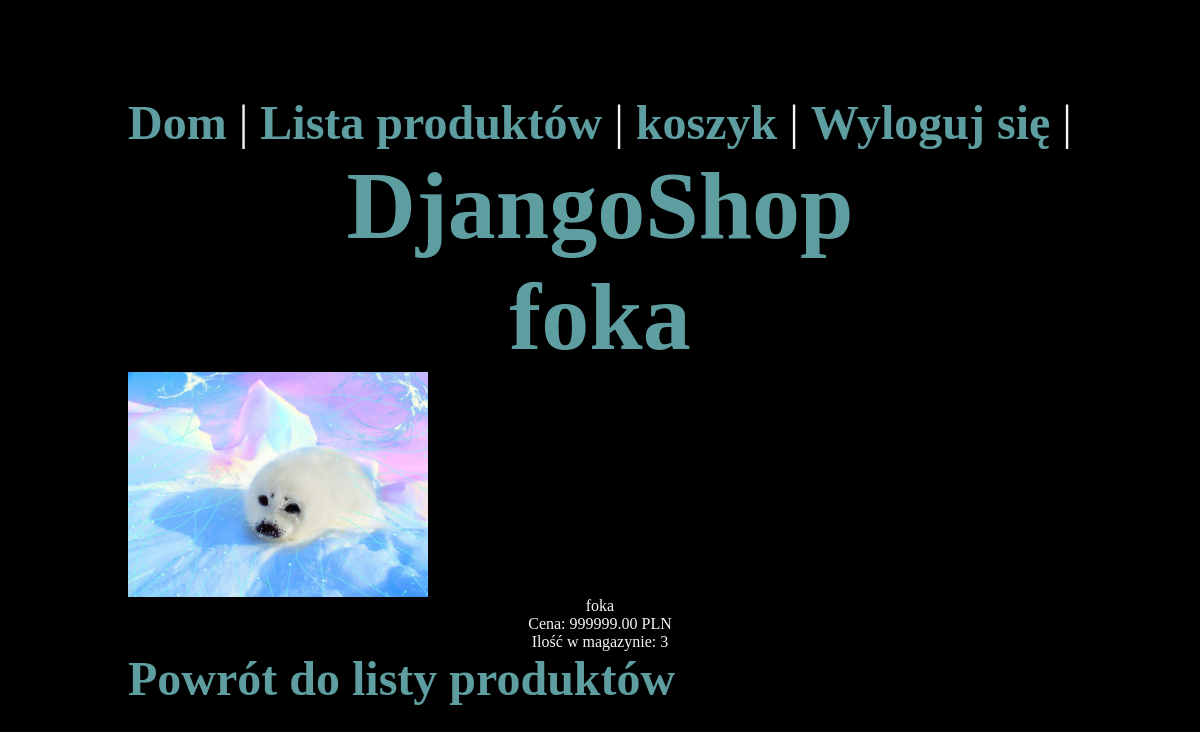
The app's page /products/product/1/ (signed in) with its own data.
### products/models.py (models this page shows, shortened)
class Product(models.Model):
    name = models.CharField(max_length=255)
    description = models.TextField()
    price = models.DecimalField(max_digits=10, decimal_places=2)
    stock = models.PositiveIntegerField(default=0)  # Liczba dostępnych produktów
    image = models.ImageField(default='fallback.jpg', blank=True)
    created_at = models.DateTimeField(auto_now_add=True)
    updated_at = models.DateTimeField(auto_now=True)

### products/views.py (the view)
# urls.py: path('product/<int:pk>/', views.product_detail, name='product_detail'),
def product_detail(request, pk):
    product = get_object_or_404(Product, pk=pk)
    return render(request, 'products/product_detail.html', {'product': product})

### products/templates/products/product_detail.html
{% extends 'base.html' %}
{% load static %}
{% block content %}
  <link rel="stylesheet" href="{%static 'css/style.css'%}">
  <h1>{{ product.name }}</h1>
  <img
  class="image"
  src="{{ product.image.url }}"
  alt="{{ product.name }}"
  />
  <p>{{ product.description }}</p>
  <p>Cena: {{ product.price }} PLN</p>
  <p>Ilość w magazynie: {{ product.stock }}</p>
  <a href="{% url 'products:product_list_client' %}">Powrót do listy produktów</a>
{% endblock %}

### static/css/style.css (style rules this page uses)
* { margin: 0; padding: 0; box-sizing: border-box; }
body { min-height: 100vh; display: grid; place-content: center; font-size: 3rem; background-color: black; color:whitesmoke; }
h1, p { text-align: center; }
p { font-size: 1rem; }
h1 { color:cadetblue; }
a { color:cadetblue; text-decoration: none; font-weight: bold; }
.image { display: block; width: 100%; max-width: 300px; }

### records on screen
Product: name "foka", image (picture), description "foka", price "999999.00", stock "3"
